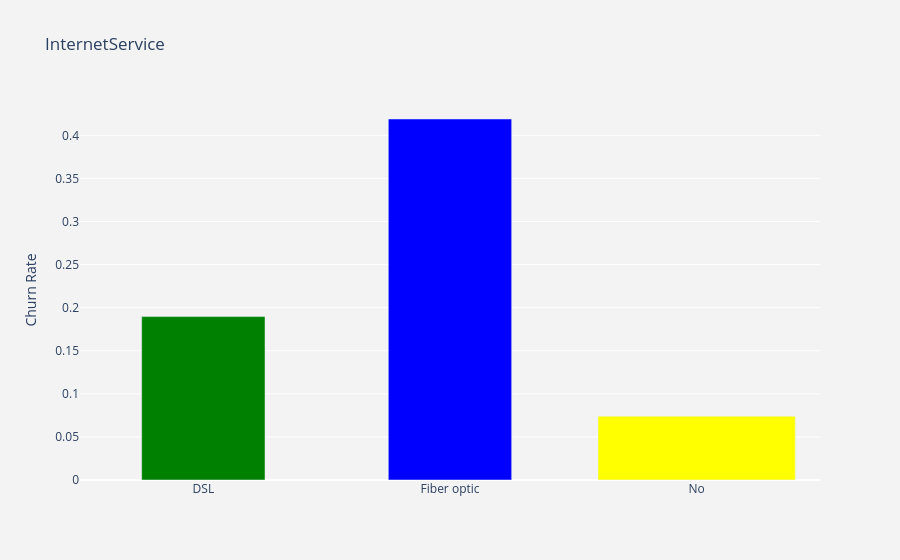

The notebook cell this image was saved under:
### Code cell
visualization_churn_rate('InternetService')

### Figure 1 — Plotly figure (JSON) as saved in the notebook; plotly's stock layout.template omitted (floating-point values rounded to 4 significant figures)
{"data": [{"marker": {"color": ["green", "blue", "yellow"]}, "type": "bar", "width": [0.5, 0.5], "x": ["DSL", "Fiber optic", "No"], "y": [0.1896, 0.4189, 0.07405]}], "layout": {"paper_bgcolor": "rgb(243,243,243)", "plot_bgcolor": "rgb(243,243,243)", "title": {"text": "InternetService"}, "xaxis": {"type": "category"}, "yaxis": {"title": {"text": "Churn Rate"}}}}
